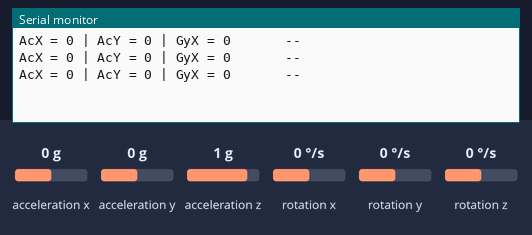
Simulated run of this sketch. Board: Arduino Uno, built with avr-gcc and run on an emulated ATmega328P. On the bench: the last lines printed to the serial monitor. Wiring (inferred from the names in the program): MPU-6050 motion sensor at I2C address 0x68. Inputs (shaded band) come from the test bench; at power-on: acceleration x 0 g, acceleration y 0 g, acceleration z 1 g, rotation x 0 °/s, rotation y 0 °/s, rotation z 0 °/s.

Above: at 1.3 s.
1.4 s: acceleration x set to -1.4 g
At 2.0 s:
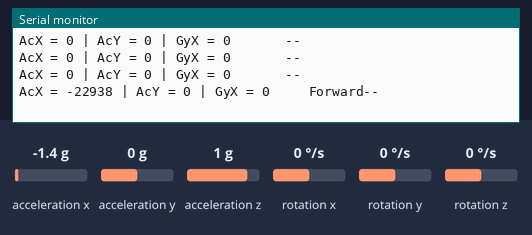
3.5 s: acceleration y set to -1.4 g
At 4.1 s:
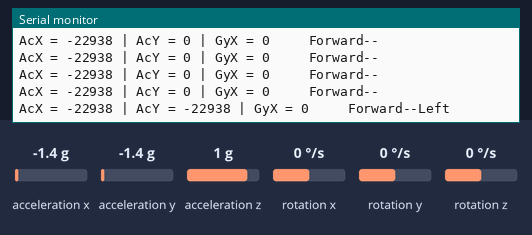
5.6 s: acceleration x set to 0 g
At 6.2 s:
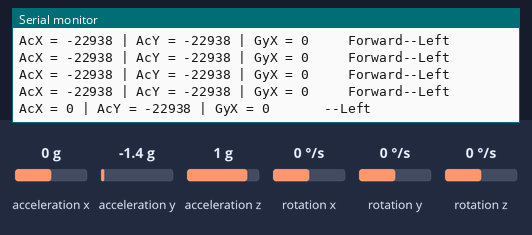
7.7 s: acceleration y set to 0.8 g
At 8.2 s:
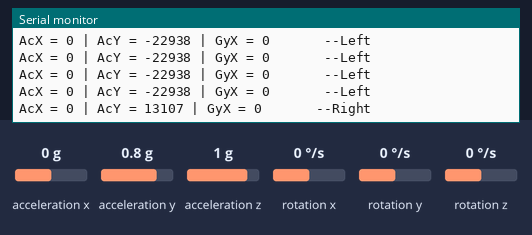
9.8 s: acceleration x set to -0.8 g
At 10.4 s:
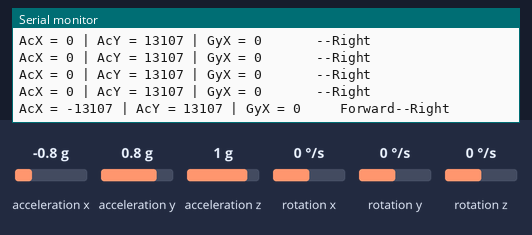
11.9 s: acceleration x set to 0.8 g
At 12.4 s:
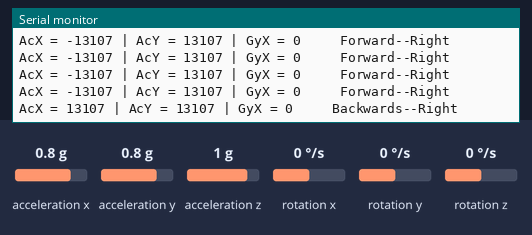

Measured:
- after the input at 1.4 s, the serial monitor: prints a new line after 0.17 s (image 1)
- after the input at 3.5 s, the serial monitor: prints a new line after 0.16 s (image 2)
- after the input at 5.6 s, the serial monitor: prints a new line after 0.15 s (image 3)
- after the input at 7.7 s, the serial monitor: prints a new line after 0.14 s (image 4)
- after the input at 9.8 s, the serial monitor: prints a new line after 0.13 s (image 5)
- after the input at 11.9 s, the serial monitor: prints a new line after 0.12 s (image 6)

The sketch:

sketch_mar30d.ino
```cpp
    // MPU-6050 Short Example Sketch
    // By Arduino User JohnChi
    // August 17, 2014
    // Public Domain
    #include <SoftwareSerial.h>
    SoftwareSerial BTserial(10,11);// RX|TX
    #include<Wire.h>
    const int MPU_addr=0x68;  // I2C address of the MPU-6050
    int16_t AcX,AcY,AcZ,Tmp,GyX,GyY,GyZ;
      char *blah1 = "  ";
      char *blah2 = "  ";
    void setup(){
      Wire.begin();
      Wire.beginTransmission(MPU_addr);
      Wire.write(0x6B);  // PWR_MGMT_1 register
      Wire.write(0);     // set to zero (wakes up the MPU-6050)
      Wire.endTransmission(true);
      Serial.begin(9600);
      BTserial.begin(38400);


    }
    void loop(){
      Wire.beginTransmission(MPU_addr);
      Wire.write(0x3B);  // starting with register 0x3B (ACCEL_XOUT_H)
      Wire.endTransmission(false);
      Wire.requestFrom(MPU_addr,14,true);  // request a total of 14 registers
      AcX=Wire.read()<<8|Wire.read();  // 0x3B (ACCEL_XOUT_H) & 0x3C (ACCEL_XOUT_L)
      AcY=Wire.read()<<8|Wire  .read();  // 0x3D (ACCEL_YOUT_H) & 0x3E (ACCEL_YOUT_L)
      AcZ=Wire.read()<<8|Wire.read();  // 0x3F (ACCEL_ZOUT_H) & 0x40 (ACCEL_ZOUT_L)
      Tmp=Wire.read()<<8|Wire.read();  // 0x41 (TEMP_OUT_H) & 0x42 (TEMP_OUT_L)
      GyX=Wire.read()<<8|Wire.read();  // 0x43 (GYRO_XOUT_H) & 0x44 (GYRO_XOUT_L)
      GyY=Wire.read()<<8|Wire.read();  // 0x45 (GYRO_YOUT_H) & 0x46 (GYRO_YOUT_L)
      GyZ=Wire.read()<<8|Wire.read();  // 0x47 (GYRO_ZOUT_H) & 0x48 (GYRO_ZOUT_L)


      Serial.print("AcX = "); Serial.print(AcX);
      Serial.print(" | AcY = "); Serial.print(AcY);
      //Serial.print(" | AcZ = "); Serial.print(AcZ);
      //Serial.print(" | Tmp = "); Serial.print(Tmp/340.00+36.53);  //equation for temperature in degrees C from datasheet
      Serial.print(" | GyX = "); Serial.print(GyX);
      //Serial.print(" | GyY = "); Serial.print(GyY);
      //Serial.print(" | GyZ = "); Serial.println(GyZ);
      //delay(333);

      char command = 's';
      blah1 = "  ";
      blah2 = "  ";
      Serial.print("     ");
      if (AcX > 5000){
        //Serial.println("Backwards");
        blah1 = "Backwards";
        command = 'b';
        //BTserial.print(command);
        }
        else if (AcX < -5000){
          //Serial.println("Forward");
          blah1 = "Forward";
          command = 'w';
          //BTserial.print(command);
          }


      if (AcY > 5000){
        //Serial.print("Right");
        blah2 = "Right";
        command = 'r';
        //BTserial.print(command);
        }
        else if (AcY < -5000){
          //Serial.print("Left");
          blah2 = "Left";
          command = 'l';
          //BTserial.print(command);}
        }
      //Serial.write(command);
      delay(20);
      Serial.print(blah1); Serial.print("--"); Serial.print(blah2);
      Serial.println();
      delay(500);


    }
```
